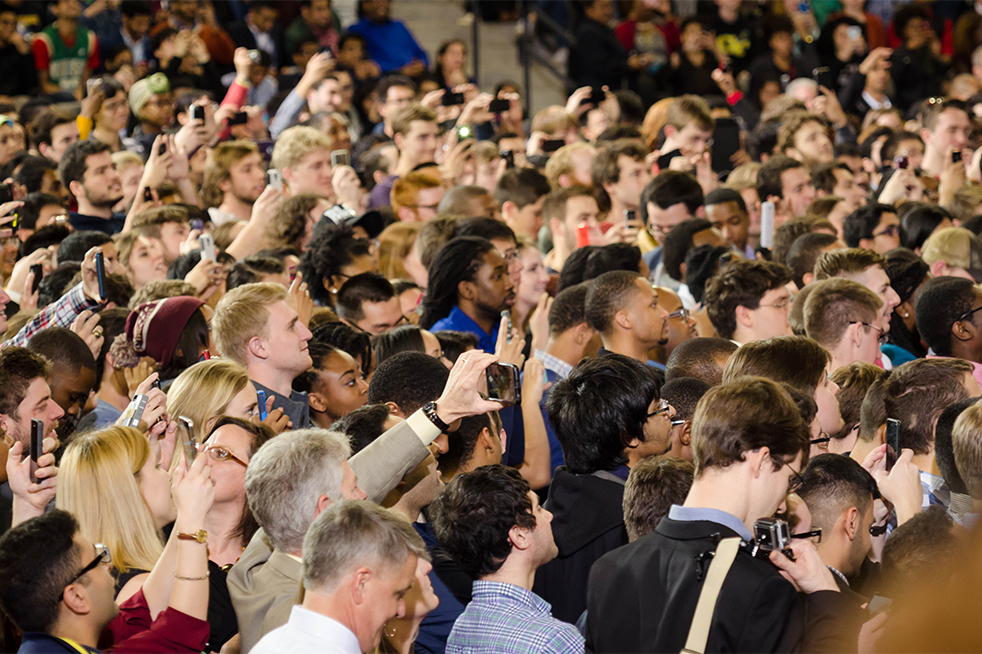
//> input picture fpga/sw/apps/ev/crowdcounting/8.jpg, 982 x 654 px, given in place of the camera
$ ./colorDetectionDemo   (built with g++ and OpenCV 4)
//> lines starting //> are read from the running program, lines starting //| are printed output that depends on the picture; after the words box and inside, x2 and y2 are one past the last pixel; in counts of white or black regions, pixels touching at a corner belong together
#include <iostream>
#include "opencv2/highgui/highgui.hpp"
#include "opencv2/imgproc/imgproc.hpp"

using namespace cv;
using namespace std;

int main(int argc, char** argv)
{
    // Videocapture object that captures the video from a webcam
    VideoCapture cap(0); //capture the video from webcam
    // checks to see if the webcam is opened
    if (!cap.isOpened())
    {
        cout << "Cannot open the web cam" << endl;
        return -1;
    }

    // create a toolbar for Hue, Saturation and Value
    namedWindow("Control", CV_WINDOW_AUTOSIZE);

    // initializes the variables
    int iLowH = 170;
    int iHighH = 179;

    int iLowS = 150;
    int iHighS = 255;

    int iLowV = 60;
    int iHighV = 255;

    //Actually instantiates the trackbars
    createTrackbar("LowH", "Control", &iLowH, 179);
    createTrackbar("HighH", "Control", &iHighH, 179);

    createTrackbar("LowS", "Control", &iLowS, 255);
    createTrackbar("HighS", "Control", &iHighS, 255);

    createTrackbar("LowV", "Control", &iLowV, 255);
    createTrackbar("HighV", "Control", &iHighV, 255);

    int iLastX = -1;
    int iLastY = -1;

    //Capture image from the camera
    Mat imgTmp;
    cap.read(imgTmp);
//> imgTmp is the input picture: 654 rows x 982 cols, CV_8UC3; mean B, G, R 74.1, 91.3, 115.1

    //Create a black image with the size as the camera output
    Mat imgLines = Mat::zeros(imgTmp.size(), CV_8UC3);;


    while (true)
    {
        Mat imgOriginal;

        bool bSuccess = cap.read(imgOriginal); // read a new frame from video


        if (!bSuccess) //if not success, break loop
        {
            cout << "Cannot read a frame from video stream" << endl;
            break;
        }

        Mat imgHSV;

        cvtColor(imgOriginal, imgHSV, COLOR_BGR2HSV); //Convert the captured frame from BGR to HSV
//> imgHSV: 654 rows x 982 cols, CV_8UC3; mean H, S, V 33.8, 102.1, 116.9

        Mat imgThresholded;

        inRange(imgHSV, Scalar(iLowH, iLowS, iLowV), Scalar(iHighH, iHighS, iHighV), imgThresholded); //Threshold the image
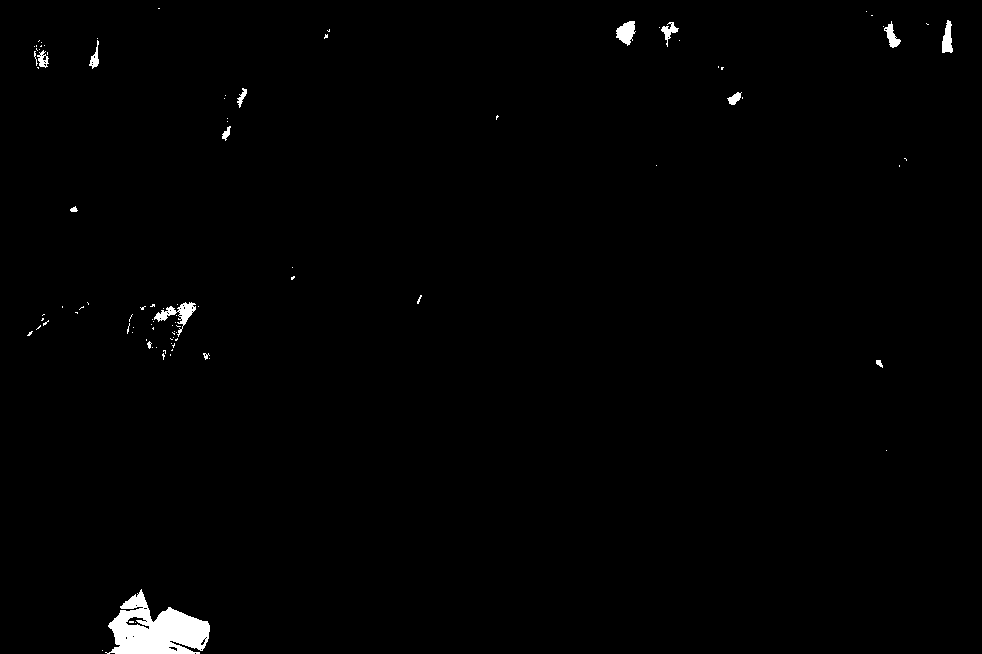
//> imgThresholded: 654 rows x 982 cols, CV_8UC1; 0.96% white; 96 white regions (80 under 20 px), largest, box (x1, y1, x2, y2) and area: (105, 589, 210, 654) 3913, (154, 302, 196, 337) 440, (616, 21, 636, 46) 316

        //morphological opening (removes small objects from the foreground)
        erode(imgThresholded, imgThresholded, getStructuringElement(MORPH_ELLIPSE, Size(5, 5)));
        dilate(imgThresholded, imgThresholded, getStructuringElement(MORPH_ELLIPSE, Size(5, 5)));

        //morphological closing (removes small holes from the foreground)
        dilate(imgThresholded, imgThresholded, getStructuringElement(MORPH_ELLIPSE, Size(5, 5)));
        erode(imgThresholded, imgThresholded, getStructuringElement(MORPH_ELLIPSE, Size(5, 5)));
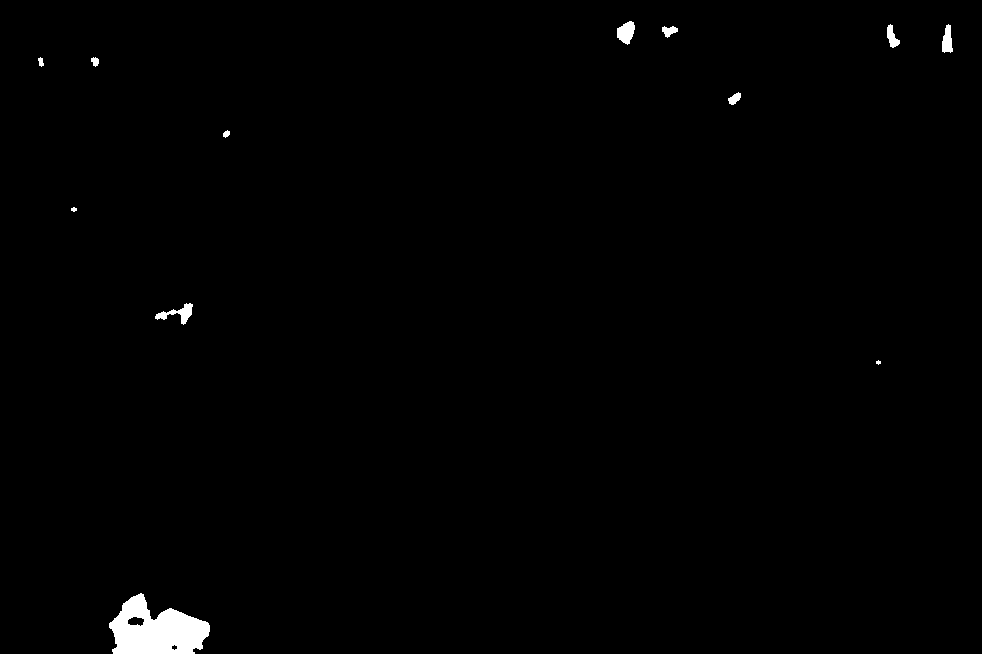
//> imgThresholded: 654 rows x 982 cols, CV_8UC1; 0.83% white; 12 white regions (1 under 20 px), largest, box (x1, y1, x2, y2) and area: (109, 593, 210, 654) 3917, (155, 303, 193, 325) 307, (617, 21, 635, 45) 294

        //Calculate the moments of the thresholded image
        Moments oMoments = moments(imgThresholded);
//> oMoments = moments, m00 1352265, centre m10/m00, m01/m00 = (263.8, 495)

        double dM01 = oMoments.m01;
//> dM01 = 669381630
        double dM10 = oMoments.m10;
//> dM10 = 356748570
        double dArea = oMoments.m00;
//> dArea = 1352265

        // if the area <= 10000, I consider that the there are no object in the image and it's because of the noise, the area is not zero
        if (dArea > 10000)
        {
            //calculate the position of the ball
            int posX = dM10 / dArea;
//> posX = 263
            int posY = dM01 / dArea;
//> posY = 495

            if (iLastX >= 0 && iLastY >= 0 && posX >= 0 && posY >= 0)
            {
                //Draw a red line from the previous point to the current point
                line(imgLines, Point(posX, posY), Point(iLastX, iLastY), Scalar(0, 0, 255), 2);
            }

            iLastX = posX;
//> iLastX = 263
            iLastY = posY;
//> iLastY = 495
        }

        imshow("Thresholded Image", imgThresholded); //show the thresholded image

        imgOriginal = imgOriginal + imgLines;
        imshow("Original", imgOriginal); //show the original image

        if (waitKey(30) == 27) //wait for 'esc' key press for 30ms. If 'esc' key is pressed, break loop
//> the Esc key is pressed
        {
            cout << "esc key is pressed by user" << endl;
            break;
        }
    }

    return 0;
}

$ run again, on fpga/sw/apps/ev/crowdcounting/more_people.jpg
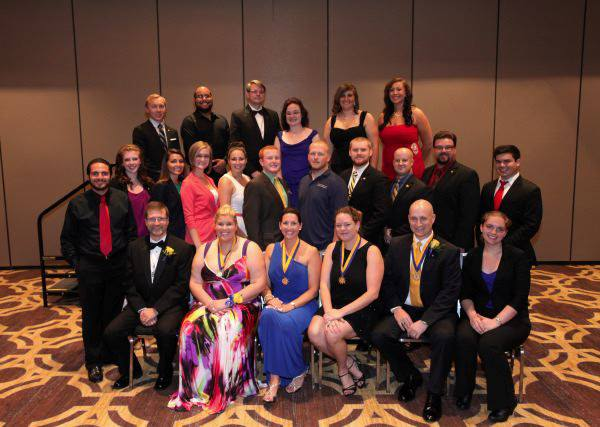
//> input picture fpga/sw/apps/ev/crowdcounting/more_people.jpg, 600 x 427 px, given in place of the camera
//> imgTmp is the input picture: 427 rows x 600 cols, CV_8UC3; mean B, G, R 52.5, 62.5, 96.9
//> imgHSV: 427 rows x 600 cols, CV_8UC3; mean H, S, V 39.1, 124.4, 99.3
//> `inRange(imgHSV, Scalar(iLowH, iLowS, iLowV), Scalar(iHighH, iHighS, iH..`:
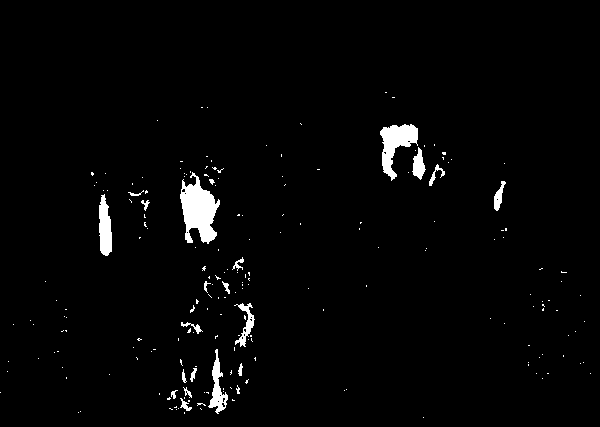
//> imgThresholded: 427 rows x 600 cols, CV_8UC1; 2.2% white; 202 white regions (180 under 20 px), largest, box (x1, y1, x2, y2) and area: (180, 172, 220, 244) 1641, (380, 124, 418, 181) 1036, (99, 194, 112, 256) 601
//> `erode(imgThresholded, imgThresholded, getStructuringElement(MORPH_ELLI..`:
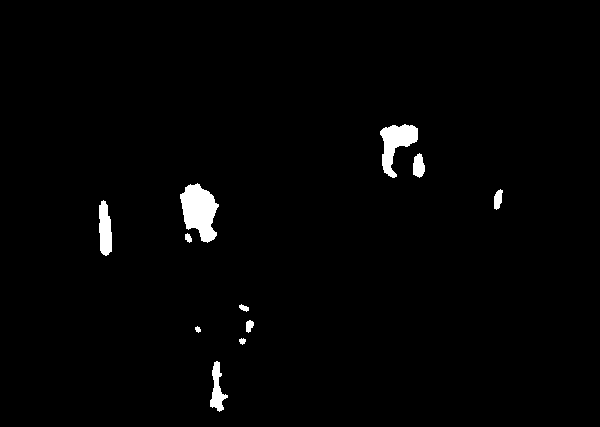
//> imgThresholded: 427 rows x 600 cols, CV_8UC1; 1.6% white; 11 white regions, largest, box (x1, y1, x2, y2) and area: (180, 183, 219, 243) 1479, (380, 124, 418, 178) 1015, (99, 200, 112, 256) 570
//> oMoments = moments, m00 1041930, centre m10/m00, m01/m00 = (259.9, 217.9)
//> dM01 = 227058885
//> dM10 = 270814845
//> dArea = 1041930
//> posX = 259
//> posY = 217
//> iLastX = 259
//> iLastY = 217
